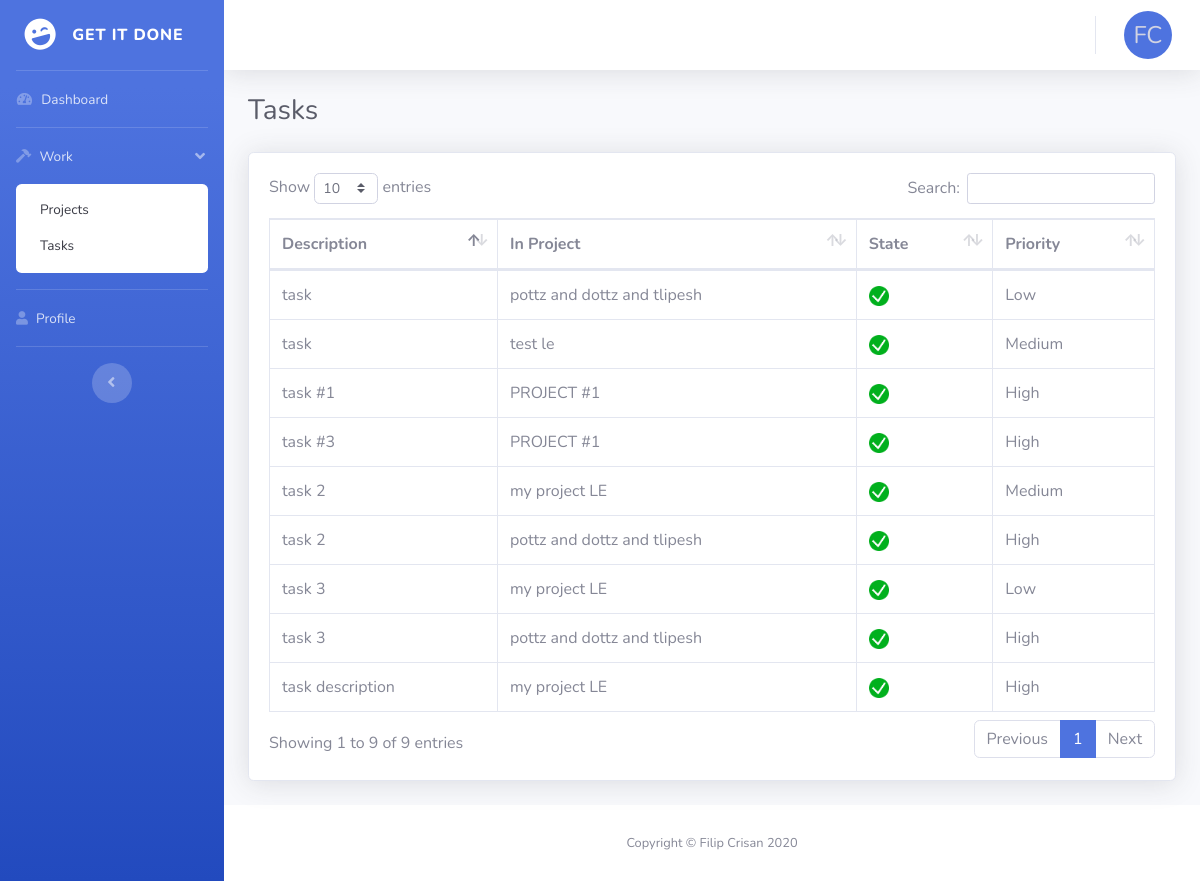
The page /tasks (signed in) on the database its author committed.
### models.py (models this page shows)
class User(db.Model, UserMixin):
	id = db.Column(db.Integer, primary_key=True)
	first_name = db.Column(db.String(100))
	last_name = db.Column(db.String(100))
	email = db.Column(db.String(100), unique=True)
	password = db.Column(db.String(100))
	re_pass = db.Column(db.String(100))
	tasks = db.relationship('Task', backref='assigned_to')

class Task(db.Model, UserMixin):
	id = db.Column(db.Integer, primary_key=True)
	description = db.Column(db.String(200))
	state = db.Column(db.String(100))
	priority = db.Column(db.String(100))
	in_project_id = db.Column(db.Integer, db.ForeignKey('project.id'))
	assigned_to_id = db.Column(db.Integer, db.ForeignKey('user.id'))

class Project(db.Model, UserMixin):
	id = db.Column(db.Integer, primary_key=True)
	name = db.Column(db.String(100), unique=True)
	description = db.Column(db.String(200))
	creation_date = db.Column(db.DateTime, nullable=False, default=datetime.utcnow)
	created_on = db.Column(db.DateTime)
	tasks = db.relationship('Task', backref='in_project')
	users = db.relationship('User', secondary=user_project, backref=db.backref('assigned_projects', lazy='dynamic'))

### main.py (the view)
@main.route('/tasks')
@login_required
def tasks():
	my_tasks = Task.query.filter_by(assigned_to_id=current_user.id)
	my_projects = current_user.assigned_projects
	return render_template('tasks.html', my_tasks=my_tasks, my_projects=my_projects)

### __init__.py (called while the page is built)
def create_app():
	app = Flask(__name__)
	app.config['SECRET_KEY'] = config.secret_key
	app.config['SQLALCHEMY_DATABASE_URI'] = 'sqlite:///db.sqlite'
	app.config['SQLALCHEMY_TRACK_MODIFICATIONS'] = False
	db.init_app(app)
	migrate.init_app(app, db)
	login_manager = LoginManager()
	login_manager.login_view = 'auth.login'
	login_manager.init_app(app)
	from .models import User
	@login_manager.user_loader
	def load_user(user_id):
		return User.query.get(int(user_id))
	from .auth import auth as auth_bp
	app.register_blueprint(auth_bp)
	from .main import main as main_bp
	app.register_blueprint(main_bp)
	return app

### templates/tasks.html (shortened to what this page needs)
<!DOCTYPE html>
<html lang="en">
<head>
  <link rel="stylesheet" href="https://use.fontawesome.com/releases/v5.12.1/css/all.css">
  <link href="{{ url_for('static', filename='all.min.css') }}" rel="stylesheet" type="text/css">
  <link href="{{ url_for('static', filename='sb-admin-2.min.css') }}" rel="stylesheet">
  <link href="{{ url_for('static', filename='dataTables.bootstrap4.min.css') }}" rel="stylesheet">
</head>
<body id="page-top">
  <div id="wrapper">
    <ul class="navbar-nav bg-gradient-primary sidebar sidebar-dark accordion" id="accordionSidebar">
      <a class="sidebar-brand d-flex align-items-center justify-content-center" href="/">
        <div class="sidebar-brand-icon rotate-n-15">
          <i class="fas fa-laugh-wink"></i>
        </div>
        <div class="sidebar-brand-text mx-3">Get It Done</div>
      </a>
      <hr class="sidebar-divider my-0">
      <li class="nav-item">
        <a class="nav-link" href="/">
          <i class="fas fa-fw fa-tachometer-alt"></i>
          <span>Dashboard</span></a>
      </li>
      <hr class="sidebar-divider my-0">
      <li class="nav-item">
        <a class="nav-link" href="#" data-toggle="collapse" data-target="#collapseTwo" aria-expanded="true" aria-controls="collapseTwo">
          <i class="fas fa-hammer"></i>
          <span>Work</span>
        </a>
        <div id="collapseTwo" class="collapse show" aria-labelledby="headingTwo" data-parent="#accordionSidebar">
          <div class="bg-white py-2 collapse-inner rounded">
            <a class="collapse-item" href="/projects">Projects</a>
            <a class="collapse-item" href="/tasks">Tasks</a>
          </div>
        </div>
      </li>
      <hr class="sidebar-divider my-0">
      <li class="nav-item">
        <a class="nav-link" href="/profile">
          <i class="fas fa-user fa-chart-area"></i>
          <span>Profile</span></a>
      </li>
      <hr class="sidebar-divider d-none d-md-block">
      <div class="text-center d-none d-md-inline">
        <button class="rounded-circle border-0" id="sidebarToggle"></button>
      </div>
    </ul>
    <div id="content-wrapper" class="d-flex flex-column">
      <div id="content">
        <nav class="navbar navbar-expand navbar-light bg-white topbar mb-4 static-top shadow">
          <ul class="navbar-nav ml-auto">
            <li class="nav-item dropdown no-arrow">
              <a class="nav-link dropdown-toggle" href="#" id="userDropdown" role="button" data-toggle="dropdown" aria-haspopup="true" aria-expanded="false">
                <div class="circle">
                  <span class="initials">{{ current_user.first_name[0] }}{{ current_user.last_name[0] }}</span>
                </div>
              </a>
            </li>
          </ul>
        </nav>
        <div class="container-fluid">
          <div class="d-sm-flex align-items-center justify-content-between mb-4">
            <h1 class="h3 mb-0 text-gray-800">Tasks</h1>
          </div>
        <div class="card shadow mb-4">
          <div class="card-body">
              <div class="table-responsive">
                <table class="table table-bordered" id="dataTable" width="100%" cellspacing="0">
                  <thead>
                    <tr>
                      <th>Description</th>
                      <th>In Project</th>
                      <th>State</th>
                      <th>Priority</th>
                    </tr>
                  </thead>
                  <tbody>
                    {% for task in my_tasks: %}
                    <tr>
                      <td> {{ task.description }} </td>
                      <td>
                        {% for proj in my_projects: %}
                        {% if proj.id == task.in_project_id: %}
                        {{ proj.name }}
                        {% endif %}
                        {% endfor %}
                      </td>
                      <td>
                        {% if task.state != 'Done' %}
                          <form method="POST" action="{{ url_for('main.update_task', id=task.id) }}">
                            <div class="d-sm-flex align-items-center justify-content-between">
                              <div class="container">
                                <div class="row">
                                    <div class="col-lg-12">
                                        <div class="btn-group">
                                            <button type="button" class="btn btn-primary btn-sm btn-user dropdown-toggle" data-toggle="dropdown">{{ task.state }}<span class="caret"></span></button>
                                            <div class="dropdown-menu scrollable-menu" role="menu">
                                                {% if task.state != 'In progress' %}
                                                <div class="form-check">
                                                  <input type="radio" name="state" class="form-check-input" id="exampleCheck1" value="In progress">
                                                  <label class="form-check-label" for="exampleCheck1">In progress</label>
                                                </div>
                                                {% endif %}
                                                <div class="form-check">
                                                  <input type="radio" name="state" class="form-check-input" id="exampleCheck1" value="Done">
                                                  <label class="form-check-label" for="exampleCheck1">Done</label>
                                                </div>
                                            </div>
                                        </div>
                                    </div>
                                </div>
                              </div>
                              <button class="btn btn-link fas fa-save"></button>
                            </div>
                          </form>
                        {% else %}
                          <img src="{{ url_for('static', filename='icon.png') }}" style="width:20px;height:20px;">
                        {% endif %}
                      </td>
                      <td> {{ task.priority }} </td>
                    </tr>
                    {% endfor %}
                  </tbody>
                </table>
              </div>
            </div>
        </div>
        </div>
      </div>
      <footer class="sticky-footer bg-white">
        <div class="container my-auto">
          <div class="copyright text-center my-auto">
            <span>Copyright &copy; Filip Crisan 2020</span>
          </div>
        </div>
      </footer>
    </div>
  </div>
</body>
</html>

### templates/tasks.html (style rules this page uses)
:root { --avatar-size: 3rem; }
.circle { background-color: #4e73df; border-radius: 50%; height: var(--avatar-size); text-align: center; width: var(--avatar-size); }
.initials { font-size: calc(var(--avatar-size) / 2); line-height: 1; position: relative; top: calc(var(--avatar-size) / 4); }

### rows shown on the page
User: first_name "F", last_name "C"
Task: description "task #1", priority "High"
Project: name "PROJECT #1"
Task: description "task #3", priority "High"
Task: description "task", priority "Low"
Project: name "pottz and dottz and tlipesh"
Task: description "task", priority "Medium"
Project: name "test le"
Task: description "task description", priority "High"
Project: name "my project LE"
Task: description "task 2", priority "Medium"
Task: description "task 3", priority "Low"
Task: description "task 2", priority "High"
Task: description "task 3", priority "High"
